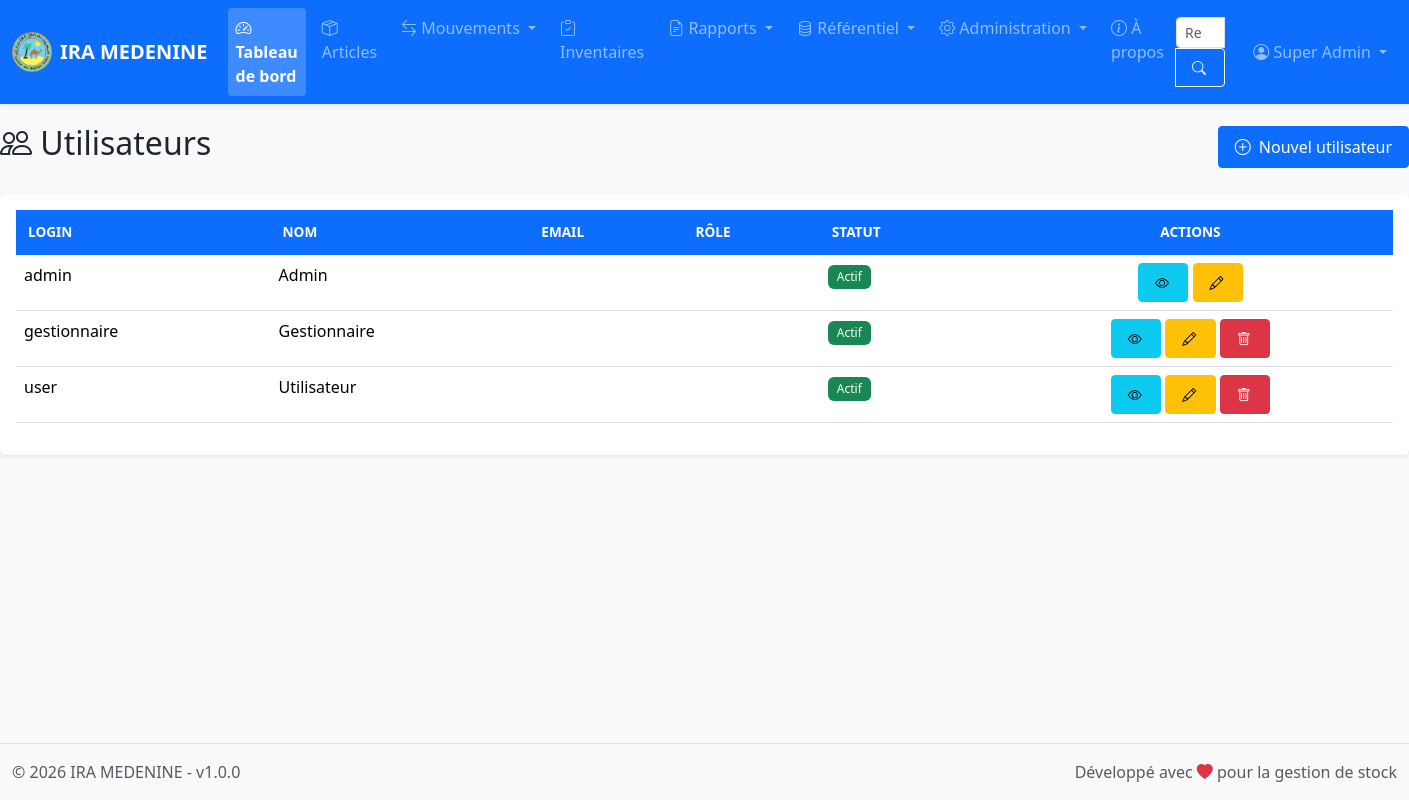
/pages/utilisateurs/index.php (signed in), run on the app's committed database.
### tables this page shows
CREATE TABLE IF NOT EXISTS `parametres` (
  `id` int NOT NULL AUTO_INCREMENT,
  `nom_etablissement` varchar(255) NOT NULL,
  `logo` varchar(255) DEFAULT NULL,
  `adresse` text,
  `tel_fixe` varchar(20) DEFAULT NULL,
  `tel_mobile` varchar(20) DEFAULT NULL,
  `fax` varchar(20) DEFAULT NULL,
  `email` varchar(100) DEFAULT NULL,
  `site_web` varchar(50) NOT NULL,
  `created_at` timestamp NOT NULL DEFAULT CURRENT_TIMESTAMP,
  `updated_at` timestamp NOT NULL DEFAULT CURRENT_TIMESTAMP ON UPDATE CURRENT_TIMESTAMP,
  PRIMARY KEY (`id`)
);

CREATE TABLE IF NOT EXISTS `users` (
  `id` int NOT NULL AUTO_INCREMENT,
  `nom` varchar(100) NOT NULL,
  `prenom` varchar(100) NOT NULL,
  `mail` varchar(100) NOT NULL,
  `login` varchar(50) NOT NULL,
  `password` varchar(255) NOT NULL,
  `role_id` int NOT NULL,
  `actif` tinyint(1) NOT NULL DEFAULT '1',
  `created_at` timestamp NOT NULL DEFAULT CURRENT_TIMESTAMP,
  `updated_at` timestamp NOT NULL DEFAULT CURRENT_TIMESTAMP ON UPDATE CURRENT_TIMESTAMP,
  PRIMARY KEY (`id`),
  UNIQUE KEY `login` (`login`),
  UNIQUE KEY `mail` (`mail`),
  KEY `idx_role` (`role_id`),
  KEY `idx_actif` (`actif`)
);

### classes/Database.php (called while the page is built, shortened)
<?php
class Database {
    private static $instance = null;
    private $connection;
    private $stmt;
    private function __construct() {
        try {
            $dsn = "mysql:host=" . DB_HOST . ";dbname=" . DB_NAME . ";charset=" . DB_CHARSET;
            $options = [
                PDO::ATTR_ERRMODE => PDO::ERRMODE_EXCEPTION,
                PDO::ATTR_DEFAULT_FETCH_MODE => PDO::FETCH_ASSOC,
                PDO::ATTR_EMULATE_PREPARES => true,
                PDO::ATTR_PERSISTENT => true,
                PDO::MYSQL_ATTR_INIT_COMMAND => "SET NAMES " . DB_CHARSET
            ];
            $this->connection = new PDO($dsn, DB_USER, DB_PASS, $options);
        } catch (PDOException $e) {
            die("Erreur de connexion à la base de données: " . $e->getMessage());
        }
    }
    public static function getInstance() {
        if (self::$instance === null) {
            self::$instance = new self();
        }
        return self::$instance;
    }
    public function prepare($sql) {
        $this->stmt = $this->connection->prepare($sql);
        return $this;
    }
    public function fetchAll() {
        $this->stmt->execute();
        return $this->stmt->fetchAll();
    }
    public function fetch() {
        $this->stmt->execute();
        return $this->stmt->fetch();
    }
}

### config/config.php (called while the page is built, shortened)
<?php
spl_autoload_register(function ($class) {
    $class_file = ROOT_PATH . '/classes/' . $class . '.php';
});

### classes/Auth.php (called while the page is built, shortened)
<?php
class Auth {
    private $db;
    public function __construct() {
        $this->db = Database::getInstance();
    }
    public function isLoggedIn() {
        if (isset($_SESSION['user_id']) && isset($_SESSION['last_activity'])) {
            return true;
        }
        return false;
    }
    public function getUser() {
        if ($this->isLoggedIn()) {
            return [
                'id' => $_SESSION['user_id'],
                'login' => $_SESSION['user_login'],
                'nom' => $_SESSION['user_nom'],
                'prenom' => $_SESSION['user_prenom'],
                'mail' => $_SESSION['user_mail'],
                'role_id' => $_SESSION['user_role_id'],
                'role_name' => $_SESSION['user_role_name']
            ];
        }
        return null;
    }
    public function getUserId() {
        return isset($_SESSION['user_id']) ? $_SESSION['user_id'] : null;
    }
    public function isAdmin() {
        return isset($_SESSION['user_role_name']) && $_SESSION['user_role_name'] === 'admin';
    }
    public function hasPermission($module, $action) {
        if ($this->isAdmin()) {
            return true;
        }
        $sql = "SELECT COUNT(*) as count
                FROM role_permissions rp
                INNER JOIN permissions p ON rp.permission_id = p.id
                WHERE rp.role_id = :role_id
                AND p.module = :module
                AND p.action = :action";
        $this->db->prepare($sql);
        $this->db->bind(':role_id', $_SESSION['user_role_id']);
        $this->db->bind(':module', $module);
        $this->db->bind(':action', $action);
        $result = $this->db->fetch();
        return $result['count'] > 0;
    }
}

### pages/utilisateurs/index.php (the view, shortened to what this page needs)
<?php
require_once __DIR__ . '/../../includes/header.php';
$auth->requireAdmin();
$db = Database::getInstance();
$db->prepare("SELECT u.*, r.nom as role_nom FROM users u LEFT JOIN roles r ON u.role_id = r.id ORDER BY u.nom");
$users = $db->fetchAll();
?>
<?php require_once __DIR__ . '/../../includes/navbar.php'; ?>
<div class="container-fluid main-container">
    <div class="row mb-4">
        <div class="col-12">
            <div class="d-flex justify-content-between align-items-center">
                <h2><i class="bi bi-people"></i> Utilisateurs</h2>
                <a href="<?php echo BASE_URL; ?>/pages/utilisateurs/create.php" class="btn btn-primary">
                    <i class="bi bi-plus-circle"></i> Nouvel utilisateur
                </a>
            </div>
        </div>
    </div>
    <div class="card">
        <div class="card-body">
            <table class="table table-hover">
                <thead>
                    <tr>
                        <th>Login</th>
                        <th>Nom</th>
                        <th>Email</th>
                        <th>Rôle</th>
                        <th>Statut</th>
                        <th class="text-center">Actions</th>
                    </tr>
                </thead>
                <tbody>
                    <?php foreach ($users as $user): ?>
                        <tr>
                            <td><?php echo htmlspecialchars($user['login']); ?></td>
                            <td><?php echo htmlspecialchars($user['nom']); ?></td>
                            <td><?php echo htmlspecialchars($user['email']); ?></td>
                            <td><span class="badge bg-primary"><?php echo htmlspecialchars($user['role']); ?></span></td>
                            <td>
                                <?php if ($user['actif']): ?>
                                    <span class="badge bg-success">Actif</span>
                                <?php else: ?>
                                    <span class="badge bg-danger">Inactif</span>
                                <?php endif; ?>
                            </td>
                            <td class="text-center">
                                <a href="view.php?id=<?php echo $user['id']; ?>" class="btn btn-sm btn-info"><i class="bi bi-eye"></i></a>
                                <a href="edit.php?id=<?php echo $user['id']; ?>" class="btn btn-sm btn-warning"><i class="bi bi-pencil"></i></a>
                                <?php if ($user['id'] != $auth->getUserId()): ?>
                                    <a href="delete.php?id=<?php echo $user['id']; ?>" class="btn btn-sm btn-danger" onclick="return confirm('Supprimer cet utilisateur ?');"><i class="bi bi-trash"></i></a>
                                <?php endif; ?>
                            </td>
                        </tr>
                    <?php endforeach; ?>
                </tbody>
            </table>
        </div>
    </div>
</div>
<?php require_once __DIR__ . '/../../includes/footer.php'; ?>

### includes/navbar.php (shortened to what this page needs)
<nav class="navbar navbar-expand-lg navbar-dark bg-primary sticky-top">
    <div class="container-fluid">
        <a class="navbar-brand d-flex align-items-center" href="<?php echo BASE_URL; ?>/index.php">
            <?php if (!empty($parametres['logo'])): ?>
                <img src="<?php echo BASE_URL; ?>/uploads/logo/<?php echo htmlspecialchars($parametres['logo']); ?>" alt="Logo" height="40" class="me-2" style="object-fit:contain;">
            <?php endif; ?>
            <span class="fw-bold"><?php echo htmlspecialchars($parametres['nom_etablissement'] ?? APP_NAME); ?></span>
        </a>
        <div class="collapse navbar-collapse" id="navbarMain">
            <ul class="navbar-nav me-auto mb-2 mb-lg-0">
                <li class="nav-item">
                    <a class="nav-link <?php echo basename($_SERVER['PHP_SELF']) == 'index.php' ? 'active' : ''; ?>" href="<?php echo BASE_URL; ?>/index.php">
                        <i class="bi bi-speedometer2"></i> Tableau de bord
                    </a>
                </li>
                <?php if ($auth->hasPermission('articles', 'view')): ?>
                <li class="nav-item">
                    <a class="nav-link <?php echo strpos($_SERVER['PHP_SELF'], 'articles') !== false ? 'active' : ''; ?>" href="<?php echo BASE_URL; ?>/pages/articles/index.php">
                        <i class="bi bi-box-seam"></i> Articles
                    </a>
                </li>
                <?php endif; ?>
                <?php if ($auth->hasPermission('entrees', 'view') || $auth->hasPermission('sorties', 'view') || $auth->hasPermission('retours', 'view')): ?>
                <li class="nav-item dropdown">
                    <a class="nav-link dropdown-toggle" href="#" id="navbarMouvements" role="button" data-bs-toggle="dropdown" aria-expanded="false">
                        <i class="bi bi-arrow-left-right"></i> Mouvements
                    </a>
                </li>
                <?php endif; ?>
                <?php if ($auth->hasPermission('inventaires', 'view')): ?>
                <li class="nav-item">
                    <a class="nav-link <?php echo strpos($_SERVER['PHP_SELF'], 'inventaires') !== false ? 'active' : ''; ?>" href="<?php echo BASE_URL; ?>/pages/inventaires/index.php">
                        <i class="bi bi-clipboard-check"></i> Inventaires
                    </a>
                </li>
                <?php endif; ?>
                <?php if ($auth->hasPermission('rapports', 'view')): ?>
                <li class="nav-item dropdown">
                    <a class="nav-link dropdown-toggle" href="#" id="navbarRapports" role="button" data-bs-toggle="dropdown" aria-expanded="false">
                        <i class="bi bi-file-earmark-text"></i> Rapports
                    </a>
                </li>
                <?php endif; ?>
                <?php if ($auth->hasPermission('services', 'view') || $auth->hasPermission('employes', 'view') || $auth->hasPermission('fournisseurs', 'view') || $auth->hasPermission('equipes', 'view')): ?>
                <li class="nav-item dropdown">
                    <a class="nav-link dropdown-toggle" href="#" id="navbarReferentiel" role="button" data-bs-toggle="dropdown" aria-expanded="false">
                        <i class="bi bi-database"></i> Référentiel
                    </a>
                </li>
                <?php endif; ?>
                <?php if ($auth->isAdmin()): ?>
                <li class="nav-item dropdown">
                    <a class="nav-link dropdown-toggle" href="#" id="navbarAdmin" role="button" data-bs-toggle="dropdown" aria-expanded="false">
                        <i class="bi bi-gear"></i> Administration
                    </a>
                </li>
                <?php endif; ?>
                <li class="nav-item">
                    <a class="nav-link" href="<?php echo BASE_URL; ?>/pages/apropos/index.php">
                        <i class="bi bi-info-circle"></i> À propos
                    </a>
                </li>
            </ul>
            <form class="d-flex me-3" action="<?php echo BASE_URL; ?>/pages/search.php" method="GET">
                <div class="input-group">
                    <input class="form-control form-control-sm" type="search" placeholder="Rechercher..." aria-label="Rechercher" name="q" required>
                    <button class="btn btn-outline-light btn-sm" type="submit"><i class="bi bi-search"></i></button>
                </div>
            </form>
            <ul class="navbar-nav">
                <li class="nav-item dropdown">
                    <a class="nav-link dropdown-toggle" href="#" id="navbarUser" role="button" data-bs-toggle="dropdown" aria-expanded="false">
                        <i class="bi bi-person-circle"></i> <?php echo $current_user['prenom'] . ' ' . $current_user['nom']; ?>
                    </a>
                </li>
            </ul>
        </div>
    </div>
</nav>

### includes/footer.php (shortened to what this page needs)
    <footer class="footer mt-auto py-3 bg-light border-top">
        <div class="container-fluid">
            <div class="row">
                <div class="col-md-6 text-muted">
                    &copy; <?php echo date('Y'); ?> <?php echo $parametres['nom_etablissement'] ?? APP_NAME; ?> - v<?php echo APP_VERSION; ?>
                </div>
                <div class="col-md-6 text-end text-muted">
                    Développé avec <i class="bi bi-heart-fill text-danger"></i> pour la gestion de stock
                </div>
            </div>
        </div>
    </footer>
</body>
</html>

### assets/css/style.css (style rules this page uses)
:root { --primary-color: #0d6efd; --secondary-color: #6c757d; --success-color: #198754; --danger-color: #dc3545; --warning-color: #ffc107; --info-color: #0dcaf0; }
body { min-height: 100vh; display: flex; flex-direction: column; font-family: 'Segoe UI', Tahoma, Geneva, Verdana, sans-serif; background-color: #f8f9fa; }
.main-container { flex: 1; padding: 20px 0; }
.card { border: none; box-shadow: 0 0.125rem 0.25rem rgba(0, 0, 0, 0.075); margin-bottom: 1.5rem; transition: none; transform: none; animation: none; }
.table { background-color: #fff; }
.table thead th { background-color: var(--primary-color); color: #fff; border: none; font-weight: 600; text-transform: uppercase; font-size: 0.85rem; padding: 0.75rem; }
.table tbody tr { transition: background-color 0.2s; }
.badge { padding: 0.5em 0.75em; font-weight: 500; }
.btn { font-weight: 500; padding: 0.5rem 1rem; border-radius: 0.25rem; transition: all 0.2s; }
.btn i { margin-right: 0.25rem; }
.btn-sm i { margin-right: 0.15rem; }
.navbar { box-shadow: 0 0.125rem 0.25rem rgba(0, 0, 0, 0.075); }
.navbar-brand img { transition: transform 0.2s; }
.navbar-nav .nav-link { padding: 0.5rem 1rem; transition: background-color 0.2s; border-radius: 0.25rem; margin: 0 0.25rem; }
.navbar-nav .nav-link.active { background-color: rgba(255, 255, 255, 0.2); font-weight: 600; }
.footer { margin-top: auto; background-color: #f8f9fa; }

### data on the page
parametres: logo (picture), nom_etablissement "IRA MEDENINE"
users: prenom "Super", nom "Admin", login "admin", actif "Actif"
users: login "gestionnaire", nom "Gestionnaire", actif "Actif"
users: login "user", nom "Utilisateur", actif "Actif"

### other printed values
APP_VERSION "1.0.0"
